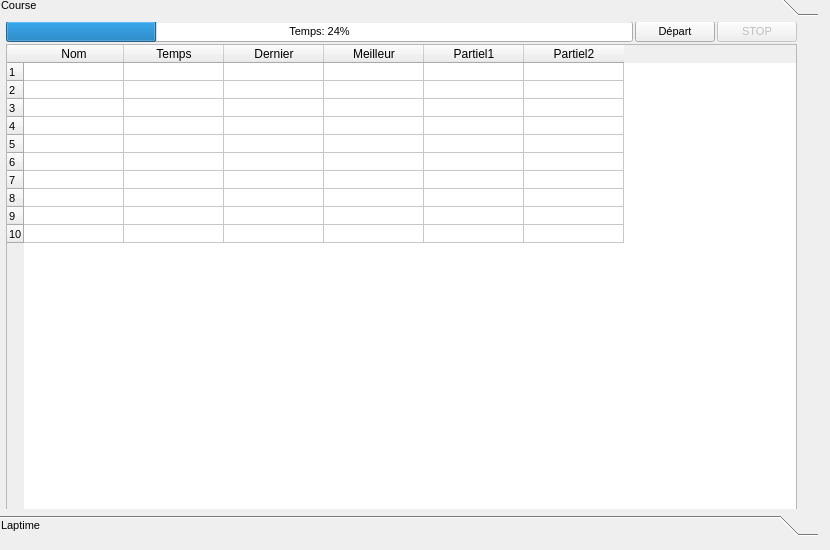
    <widget class="QWidget" name="T_Race">
     <attribute name="title">
      <string>Courses</string>
     </attribute>
     <widget class="QToolBox" name="toolBox">
      <property name="geometry">
       <rect>
        <x>-3</x>
        <y>-5</y>
        <width>821</width>
        <height>541</height>
       </rect>
      </property>
      <property name="sizePolicy">
       <sizepolicy hsizetype="Maximum" vsizetype="Maximum">
        <horstretch>0</horstretch>
        <verstretch>0</verstretch>
       </sizepolicy>
      </property>
      <property name="font">
       <font>
        <pointsize>8</pointsize>
       </font>
      </property>
      <property name="toolTip">
       <string notr="true"/>
      </property>
      <property name="statusTip">
       <string notr="true"/>
      </property>
      <property name="accessibleName">
       <string notr="true"/>
      </property>
      <property name="accessibleDescription">
       <string notr="true"/>
      </property>
      <property name="currentIndex">
       <number>0</number>
      </property>
      <property name="tabSpacing">
       <number>6</number>
      </property>
      <widget class="QWidget" name="P_Race">
       <property name="sizePolicy">
        <sizepolicy hsizetype="Minimum" vsizetype="Minimum">
         <horstretch>0</horstretch>
         <verstretch>0</verstretch>
        </sizepolicy>
       </property>
       <property name="toolTip">
        <string notr="true"/>
       </property>
       <property name="statusTip">
        <string notr="true"/>
       </property>
       <property name="accessibleName">
        <string notr="true"/>
       </property>
       <property name="accessibleDescription">
        <string notr="true"/>
       </property>
       <attribute name="label">
        <string>Course</string>
       </attribute>
       <widget class="QWidget" name="verticalLayoutWidget_2">
        <property name="geometry">
         <rect>
          <x>9</x>
          <y>-1</y>
          <width>791</width>
          <height>491</height>
         </rect>
        </property>
        <layout class="QVBoxLayout" name="verticalLayout_2">
         <property name="spacing">
          <number>2</number>
         </property>
         <property name="sizeConstraint">
          <enum>QLayout::SetMaximumSize</enum>
         </property>
         <property name="leftMargin">
          <number>0</number>
         </property>
         <property name="topMargin">
          <number>0</number>
         </property>
         <property name="rightMargin">
          <number>0</number>
         </property>
         <property name="bottomMargin">
          <number>0</number>
         </property>
         <item>
          <layout class="QHBoxLayout" name="horizontalLayout_4" stretch="0,0,0">
           <property name="spacing">
            <number>2</number>
           </property>
           <property name="sizeConstraint">
            <enum>QLayout::SetMinimumSize</enum>
           </property>
           <property name="leftMargin">
            <number>0</number>
           </property>
           <property name="topMargin">
            <number>0</number>
           </property>
           <property name="rightMargin">
            <number>0</number>
           </property>
           <property name="bottomMargin">
            <number>0</number>
           </property>
           <item>
            <widget class="QProgressBar" name="progressBar">
             <property name="enabled">
              <bool>true</bool>
             </property>
             <property name="toolTip">
              <string notr="true"/>
             </property>
             <property name="statusTip">
              <string notr="true"/>
             </property>
             <property name="accessibleName">
              <string notr="true"/>
             </property>
             <property name="accessibleDescription">
              <string notr="true"/>
             </property>
             <property name="value">
              <number>24</number>
             </property>
             <property name="textVisible">
              <bool>true</bool>
             </property>
             <property name="format">
              <string notr="true">Temps: %p%</string>
             </property>
            </widget>
           </item>
           <item>
            <widget class="QPushButton" name="B_Start">
             <property name="toolTip">
              <string notr="true"/>
             </property>
             <property name="statusTip">
              <string notr="true"/>
             </property>
             <property name="accessibleName">
              <string notr="true"/>
             </property>
             <property name="accessibleDescription">
              <string notr="true"/>
             </property>
             <property name="text">
              <string>Départ</string>
             </property>
            </widget>
           </item>
           <item>
            <widget class="QPushButton" name="pushButton">
             <property name="enabled">
              <bool>false</bool>
             </property>
             <property name="toolTip">
              <string notr="true"/>
             </property>
             <property name="statusTip">
              <string notr="true"/>
             </property>
             <property name="accessibleName">
              <string notr="true"/>
             </property>
             <property name="accessibleDescription">
              <string notr="true"/>
             </property>
             <property name="text">
              <string>STOP</string>
             </property>
            </widget>
           </item>
          </layout>
         </item>
         <item>
          <widget class="QTableWidget" name="tableWidget">
           <property name="toolTip">
            <string notr="true"/>
           </property>
           <property name="statusTip">
            <string notr="true"/>
           </property>
           <property name="accessibleName">
            <string notr="true"/>
           </property>
           <property name="accessibleDescription">
            <string notr="true"/>
           </property>
           <property name="tabKeyNavigation">
            <bool>false</bool>
           </property>
           <property name="showDropIndicator" stdset="0">
            <bool>false</bool>
           </property>
           <property name="dragDropOverwriteMode">
            <bool>false</bool>
           </property>
           <property name="rowCount">
            <number>10</number>
           </property>
           <attribute name="horizontalHeaderDefaultSectionSize">
            <number>100</number>
           </attribute>
           <attribute name="horizontalHeaderShowSortIndicator" stdset="0">
            <bool>false</bool>
           </attribute>
           <attribute name="horizontalHeaderStretchLastSection">
            <bool>false</bool>
           </attribute>
           <attribute name="verticalHeaderDefaultSectionSize">
            <number>15</number>
           </attribute>
           <attribute name="verticalHeaderStretchLastSection">
            <bool>false</bool>
           </attribute>
           <row/>
           <row/>
           <row/>
           <row/>
           <row/>
           <row/>
           <row/>
           <row/>
           <row/>
           <row/>
           <column>
            <property name="text">
             <string>Nom</string>
            </property>
           </column>
           <column>
            <property name="text">
             <string>Temps</string>
            </property>
           </column>
           <column>
            <property name="text">
             <string>Dernier</string>
            </property>
           </column>
           <column>
            <property name="text">
             <string>Meilleur</string>
            </property>
           </column>
           <column>
            <property name="text">
             <string>Partiel1</string>
            </property>
           </column>
           <column>
            <property name="text">
             <string>Partiel2</string>
            </property>
           </column>
          </widget>
         </item>
        </layout>
       </widget>
      </widget>
      <widget class="QWidget" name="P_Laptime">
       <property name="geometry">
        <rect>
         <x>0</x>
         <y>0</y>
         <width>821</width>
         <height>487</height>
        </rect>
       </property>
       <attribute name="label">
        <string>Laptime</string>
       </attribute>
      </widget>
     </widget>
    </widget>
